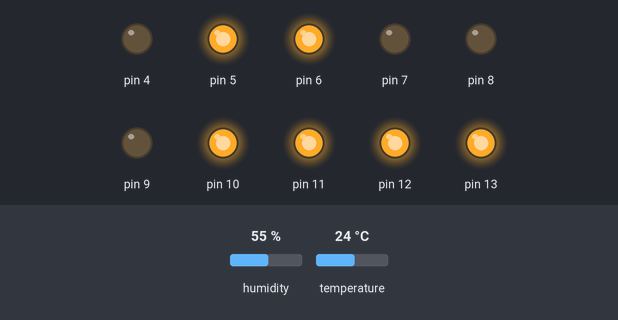
Bench run of a sketch on a simulated Arduino Uno, built with avr-gcc and run on an emulated ATmega328P. On the bench: output pins drawn as LEDs (lit = HIGH). Inputs (shaded band) come from the test bench; at power-on: temperature 24 °C, humidity 55 %. What the sketch prints to the serial monitor is not drawn.

Above: at 4.8 s.
4.9 s: temperature set to 28 °C
At 7.6 s:
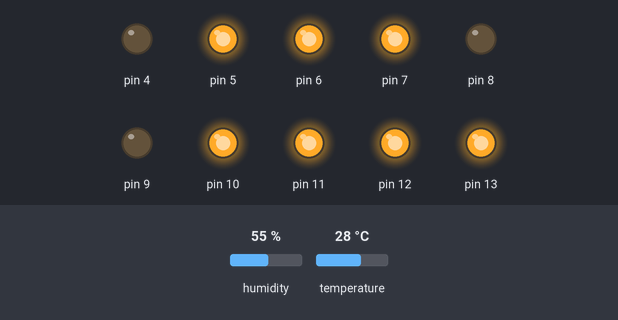
8.0 s: temperature set to 33 °C
At 9.6 s:
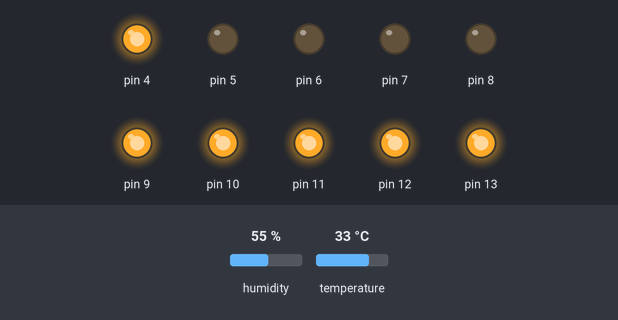
11.1 s: temperature set to 41 °C
At 14.0 s:
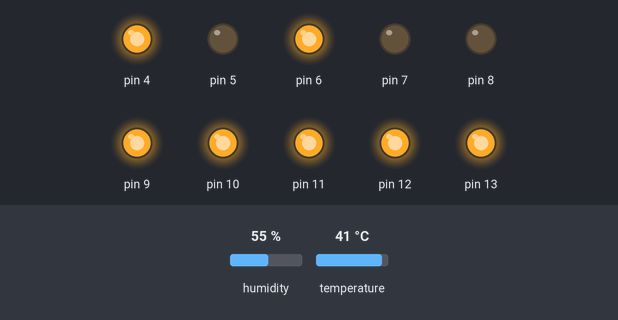
14.3 s: temperature set to 12 °C
At 15.2 s:
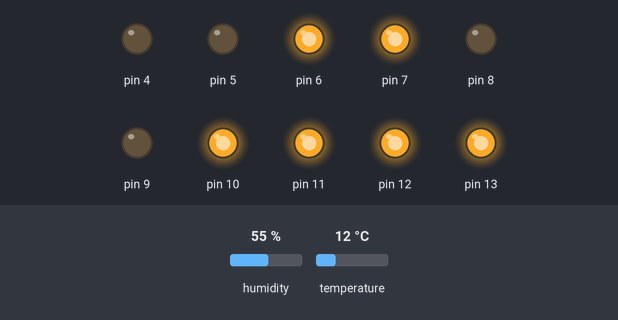
17.4 s: temperature set to 19 °C
At 19.9 s:
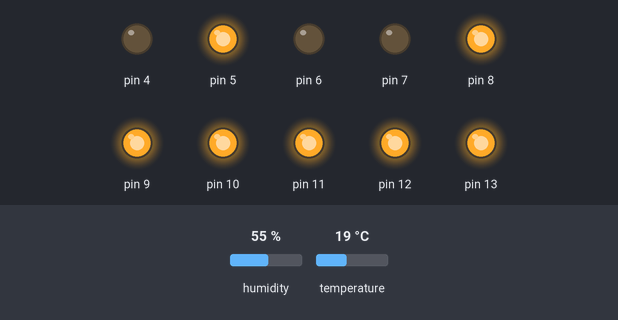
20.6 s: temperature set to 3 °C
At 22.2 s:
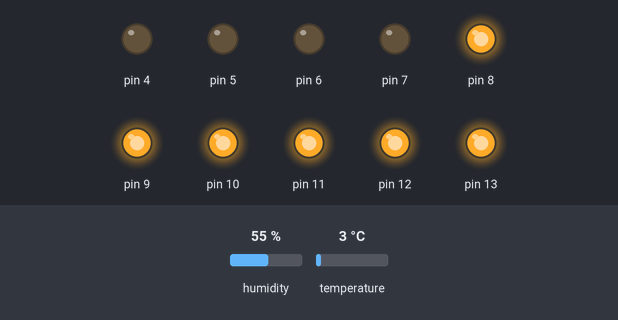
Timing chart, 0 to 23.7 s (numbered marks = the images above; inputs shaded):
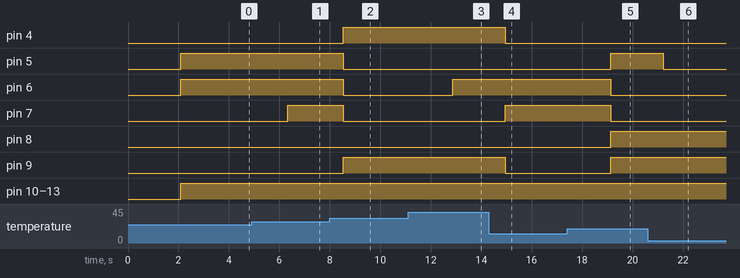

Measured:
- after the input at 4.9 s, pin 7: LOW → HIGH after 1.4 s
- after the input at 8.0 s, pin 4, pin 9: LOW → HIGH after 0.53 s; pin 5–7: HIGH → LOW after 0.53 s
- after the input at 11.1 s, pin 6: LOW → HIGH after 1.8 s
- after the input at 14.3 s, pin 4, pin 9: HIGH → LOW after 0.65 s; pin 7: LOW → HIGH after 0.65 s
- after the input at 17.4 s, pin 5, pin 8, pin 9: LOW → HIGH after 1.7 s; pin 6, pin 7: HIGH → LOW after 1.7 s
- after the input at 20.6 s, pin 5: HIGH → LOW after 0.62 s

The sketch:

dht.ino
```cpp
// LIBRARIES
#include "DHT.h"

// MACROS
#define print Serial.print
#define println Serial.println

// DEFINE
#define DHT_PIN 2
#define DHT_TYPE DHT22

// GLONAL VARIABLES
// bool indicator = false;

// FUNCTIONS
DHT dht(DHT_PIN, DHT_TYPE);

void setup() {
  Serial.begin(9600);
  dht.begin();

  for (int led = 4; led <= 13; led++) {
    pinMode(led, OUTPUT);
  }
}

void loop() {
  delay(2000);

  double h = dht.readHumidity();
  double tc = dht.readTemperature();
  double tf = dht.readTemperature(true);

  if (isnan(h) or isnan(tc) or isnan(tf)) {
    println("Failed to read data from DHT sensor...");
    displayBinary(0);
    return;
  }

  // for (int i = 10; i<= 13; i++) {
  //   if (indicator) {
  //     digitalWrite(i, HIGH);
  //   } else {
  //     digitalWrite(i, LOW);
  //   }
  // }
  // indicator = !indicator;

  double hic = dht.computeHeatIndex(tc, h, false);
  double hif = dht.computeHeatIndex(tf, h);

  displaySerial(h, tc, tf, hic, hif);

  displayBinary(tc);
}

void displayBinary(double num) {
  bool integer[6];
  bool fraction[4];

  for (int i = 0; i < 6; i++) {
    integer[i] = int(num) & (1 << i);
  }

  for(int i = 0; i < 4; i++) {
    fraction[i] = int((num - int(num)) * 10) & (1 << i);
  }

  for (int i = 0; i < 6; i++) {
    if (integer[i]) {
      digitalWrite(9 - i, HIGH);
    } else {
      digitalWrite(9 - i, LOW);
    }
  }

  for (int i = 0; i < 4; i++) {
    if (!fraction[i]) {
      digitalWrite(13 - i, HIGH);
    } else {
      digitalWrite(13 - i, LOW);
    }
  }
}

void displaySerial(double h, double tc, double tf, double hic, double hif) {
  String category = "null";
  String risk = "null";

  if (hic >= 54) {
    category = "Extreme Danger";
    risk = "Heat stroke or sunstroke likely.";
  } else if (hic >= 41) {
    category = "Danger";
    risk = "Sunstroke, muscle cramps, and/or heat exhaustion likely. Heatstroke possible with prolonged exposure and/or physical activity.";
  } else if (hic >= 32) {
    category = "Extreme Caution";
    risk = "Sunstroke, muscle cramps, and/or heat exhaustion possible with prolonged exposure and/or physical activity.";
  } else if (hic >= 27) {
    category = "Caution";
    risk = "Fatigue possible with prolonged exposure and/or physical activity.";
  } else {
    category = "Normal";
    risk = "None.";
  }

  println();
  println();
  println();

  print("Humidity: ");
  print(h);
  println("%");

  print("Temperature: ");
  print(tc);
  print("°C (");
  print(tf);
  println("°F)");


  print("Heat Index: ");
  print(hic);
  print("°C (");
  print(hif);
  println("°F)");

  println();

  print("Heat Index Category: ");
  println(category);

  print("Category Risk: ");
  println(risk);
}
```
